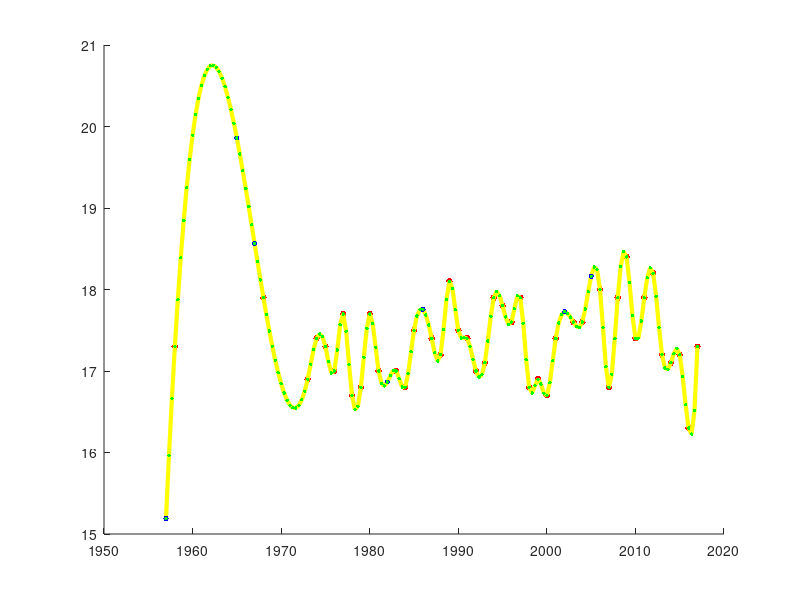

This figure's MATLAB source:
function w = eje5

S = load("datos_aeroCBA.dat");
year = S(:,1)';
temp = S(:,2)';
clear S;

x = [] %años con temperatura%
y = []  %temperatura conocida%
z = []  %años con temperatura desconocida%
w = [] % temperatura interpoladas%

all_year = (1957:1/3:2017);

for i = 1 : length(year)
    if isnan(temp(i)) == 0
        y = [y temp(i)];
        x = [x year(i)];
    else
        z = [z year(i)];
    endif
endfor

w = interp1(x ,y , z, 'spline','extrap');
resultado = [z' w']

w1 = interp1(x, y, all_year,'spline', 'extrap');
%%%graficas%%%
figure(1);
newplot(1);
hold on;
plot(x,y,'r.','markersize',15);
plot(all_year,w1,'y-','linewidth',3);
plot(z,w,'b.','markersize', 12);
plot(all_year,w1,'g.','markersize',8);
        
